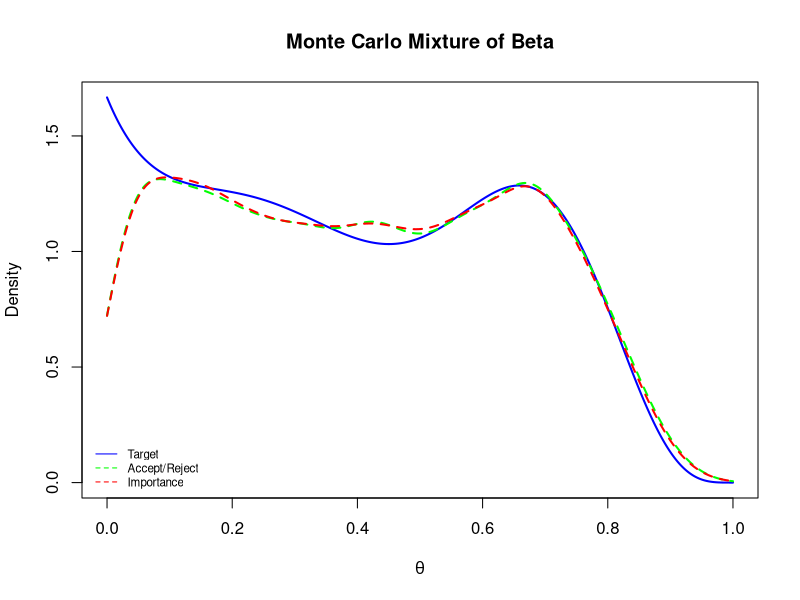

Reproduce this figure in R.


# Question 1 [2 points] Plot the density f(x)

  th=seq(0,1,length=1000)
  par(mfrow=c(1,1))

  fx= (1/3)*(dbeta(th,1,5)+dbeta(th,3,5)+dbeta(th,10,5))

  plot(th,fx,col="blue",
     lwd=2, type="l", xlab=expression(theta), ylab="Density",main="Monte Carlo Mixture of Beta",xlim=c(0,1))

# Question 2 [1 point] Set the seed in R at 1234

  set.seed(1234)

# Question 2 [3 points] Define the value K, i.e. the maximum of the density and associate that with the corresponding x value

  k=max(fx)
  Mx = th[which.max(fx)]

# Question 2 [2 points] Simulate 10,000 values for a uniform distribution

  numb_rejected =accepted_x =u_all =c()
  rejected=0
  
  for(i in 1:10000){
    
    x_prop<- runif(1,0,1)

    # Question 2 [3 points] Define the acceptance probability
    
    acceptance_prob<- (dbeta(x_prop,1,5)+dbeta(x_prop,3,5)+dbeta(x_prop,10,5))/
      (dbeta(Mx,1,5)+dbeta(Mx,3,5)+dbeta(Mx,10,5))
    
    # Question 2 [3 points] Accept or reject the simulated value according to the acceptance probability
    
    u<- runif(1,0,1)
    u_all <- c(u_all,x_prop)
    
    if(u<acceptance_prob){
      accepted_x <- c(accepted_x,x_prop)
      numb_rejected <- c(numb_rejected,rejected)
      rejected = 0
    } else {
      rejected = rejected +1
    }
    
  }

# Question 3 [3 points] Compute the observed acceptance rate and compare it with the theoretical one. 
  
  acceptance_rate = length(accepted_x)/100000
  
  theoretical_acceptance = 1/k
  
# Question 4 [1 point] Use the same 10,000 values generated from the Unif(0,1) for the implementation of the accept/reject algorithm
# Question 4 [3 points] Compute the importance weights
  
  w=(1/3)*(dbeta(u_all,1,5)+dbeta(u_all,3,5)+dbeta(u_all,10,5))/dunif(u_all)
  W=w/sum(w)

# Question 5 [4 points] Compare on the same plot the target density, the density of the accepted values for the
# accept/reject algorithm, and the density of the values weighted by importance sampling. Notice that R has an
# option in the density() function where you can add a vector of weights
  
  c=density(accepted_x, from = 0, to = 1)
  lines(c, col="green", lwd = 2, lty=2)
  
  d=density(u_all, weights = W, from = 0, to = 1)
  lines(d, col="red", lwd = 2, lty=2)
  
  legend(x="bottomleft", inset=0.005, bty = "n", cex=0.7, legend=c("Target","Accept/Reject","Importance"), col=c("blue","green","red"), lty = c(1,2,2))
  